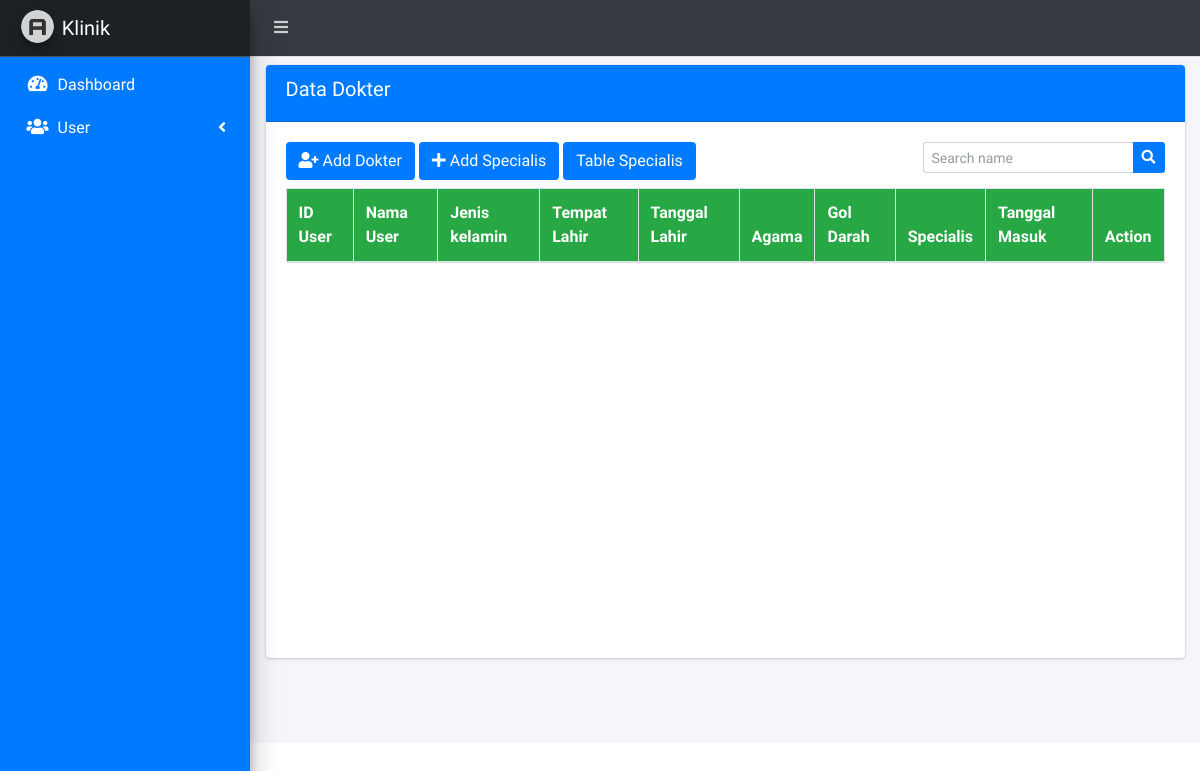
Before: /admin.php?page=dokter with the older database file.
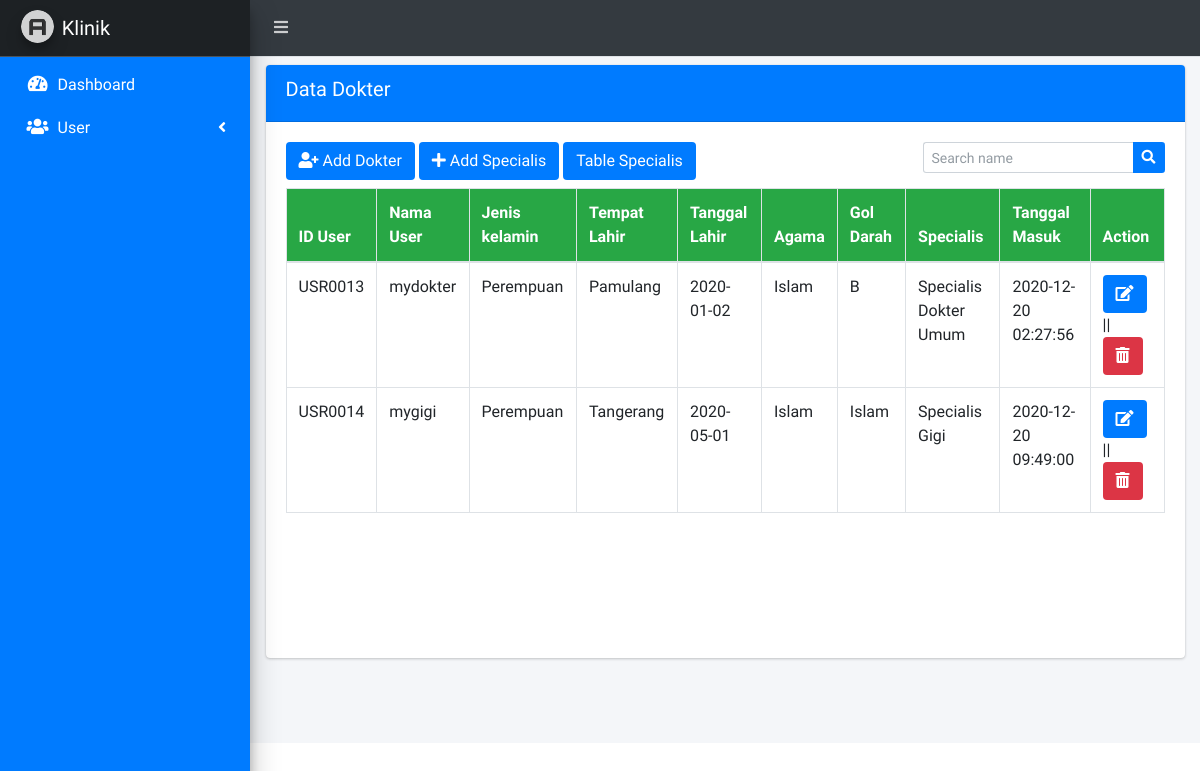
After: the same page with the newer database file.
### tables this page shows
CREATE TABLE `tb_dokter` (
  `id_dokter` int(11) NOT NULL,
  `id_user` char(15) NOT NULL,
  `id_specialis` char(15) NOT NULL
);

CREATE TABLE `tb_user` (
  `id_user` char(15) NOT NULL,
  `username` varchar(50) NOT NULL,
  `password` varchar(225) NOT NULL,
  `confirm_password` varchar(225) NOT NULL,
  `nama_user` varchar(30) NOT NULL,
  `jenis_kelamin` varchar(10) NOT NULL,
  `gol_darah` varchar(10) NOT NULL,
  `tempat_lahir` varchar(100) NOT NULL,
  `tanggal_lahir` varchar(225) NOT NULL,
  `agama` varchar(10) NOT NULL,
  `tgl_masuk` varchar(225) NOT NULL
);

CREATE TABLE `tb_specialis` (
  `id_specialis` char(15) NOT NULL,
  `specialis` varchar(50) NOT NULL
);

### page/admin/users/dokter.php (the view, shortened to what this page needs)
<div class="row">
	<div class="col-sm-12">
		<div class="card mt-2">
			<div class="card-header bg-blue">
				<h5>Data Dokter</h5>
			</div>
			<div class="card-body">
				<div class="row">
				<div class="col-sm-6 mb-2">
					<a href="" class="btn bg-blue" data-toggle="modal" data-target="#modal-lg"><i class="fa fa-user-plus"></i> Add Dokter</a>
					<a href="" class="btn bg-blue" data-toggle="modal" data-target="#modal-sm"><i class="fa fa-plus"></i> Add Specialis</a>
          <a href="" class="btn bg-blue" data-toggle="modal" data-target="#specialis">Table Specialis</a>
				</div>
				<div class="col-sm-6 mb-2">
					<form class="float-right" action="" method="POST">
				      <div class="input-group input-group-sm">
				        <input class="form-control form-control-navbar" name="search" type="search" placeholder="Search name" aria-label="Search">
				        <div class="input-group-append">
				          <button class="btn bg-blue" type="submit" name="tampil">
				            <i class="fas fa-search"></i>
				          </button>
				        </div>
				      </div>
				    </form>
				</div>
				</div>
				<div class="table-responsive" style="height: 450px;">
					<table class="table table-hover table-bordered">
						<thead class="bg-success">
							<tr>
								<th>ID User</th>
								<th>Nama User</th>
								<th>Jenis kelamin</th>
								<th>Tempat Lahir</th>
								<th>Tanggal Lahir</th>
								<th>Agama</th>
								<th>Gol Darah</th>
								<th>Specialis</th>
								<th>Tanggal Masuk</th>
								<th>Action</th>
							</tr>
						</thead>
						<tbody>
						<?php
						if (isset($_POST['tampil'])) {
							$search = $_POST['search'];
							$sql = mysqli_query($koneksi, "SELECT * FROM tb_user X INNER JOIN tb_dokter Y ON y.id_user = x.id_user INNER JOIN tb_specialis z ON z.id_specialis = y.id_specialis WHERE nama_user LIKE '%".$search."%'");
						}else{
							$sql = mysqli_query($koneksi, "SELECT * FROM tb_user X INNER JOIN tb_dokter Y ON y.id_user = x.id_user INNER JOIN tb_specialis z ON z.id_specialis = y.id_specialis");
						}
						while ($data = mysqli_fetch_array($sql)) { ?>
							<tr>
								<td><?= $data['id_user']; ?></td>
								<td><?= $data['nama_user']; ?></td>
								<td><?= $data['jenis_kelamin']; ?></td>
								<td><?= $data['tempat_lahir']; ?></td>
								<td><?= $data['tanggal_lahir']; ?></td>
								<td><?= $data['agama']; ?></td>
								<td><?= $data['gol_darah']; ?></td>
								<td><?= "Specialis ".$data['specialis']; ?></td>
								<td><?= $data['tgl_masuk']; ?></td>
								<td>
									<a href="#myDokter" id='custId' data-toggle='modal' data-id="<?= $data['id_user'] ?>" class="btn bg-blue"><i  class="fa fa-edit"></i></a> || <a href="page/admin/proses/proses_delete_dokter.php?id=<?= $data['id_user']; ?>" class="btn bg-danger" onclick="return confirm('Apakah anda yakin ingin menghapus data dokter ini?')"><i class="fa fa-trash-alt"></i></a>
								</td>
							</tr>
						<?php }
						?>
						</tbody>
					</table>
				</div>
			</div>
		</div>
	</div>
</div>

Changed rows visible on the page:
added tb_dokter: id_user "USR0013", id_user.nama_user "mydokter", id_user.jenis_kelamin "Perempuan", id_user.tempat_lahir "Pamulang", id_user.tanggal_lahir "2020-01-02", id_user.agama "Islam", id_user.gol_darah "B", id_specialis.specialis "Dokter Umum", id_user.tgl_masuk "2020-12-20 02:27:56"
added tb_dokter: id_user "USR0014", id_user.nama_user "mygigi", id_user.jenis_kelamin "Perempuan", id_user.tempat_lahir "Tangerang", id_user.tanggal_lahir "2020-05-01", id_user.agama "Islam", id_user.gol_darah "Islam", id_specialis.specialis "Gigi", id_user.tgl_masuk "2020-12-20 09:49:00"
